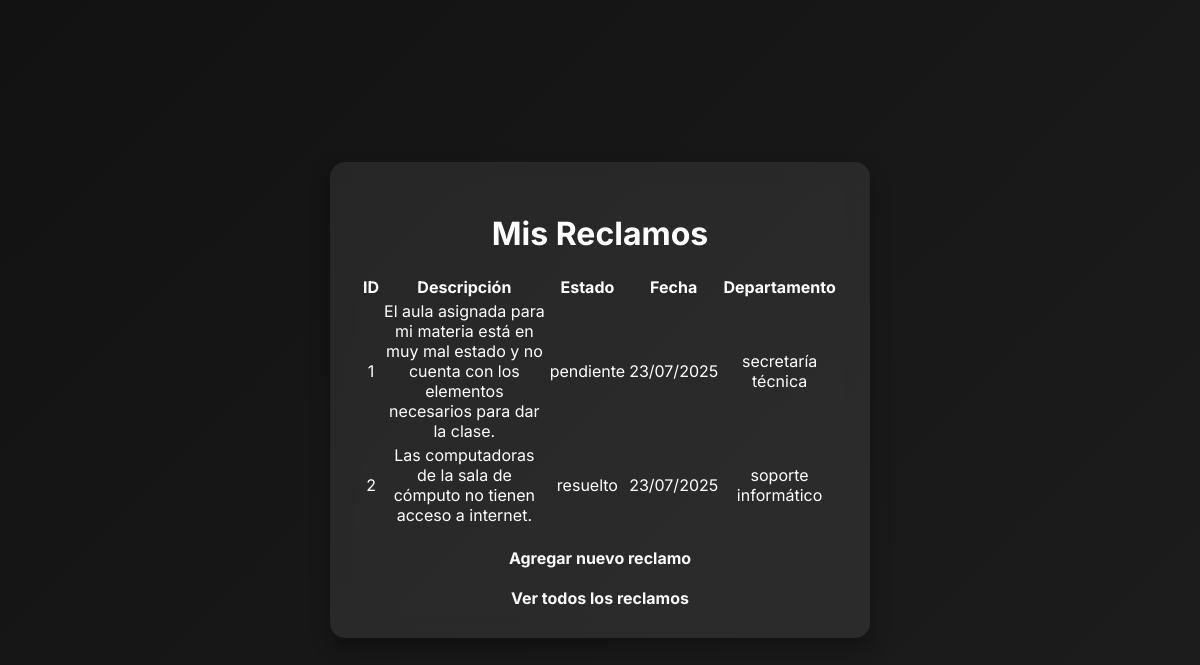
Page /mis_reclamos (signed in) on the committed database.
### modules/modelos.py (models this page shows, shortened)
class ModeloReclamo(Base):
    __tablename__= 'reclamos'
    id= Column(Integer, primary_key=True)
    descripcion= Column(String(1000), nullable=False)
    estado= Column(String(50), default="pendiente") #El estado. Puede ser Pendiente, o Resuelto
    departamento= Column(String(100), nullable=False)
    fecha_creacion= Column(DateTime, default=datetime.utcnow)
    fecha_resolucion= Column(DateTime, nullable=True)
    id_usuario= Column(Integer, ForeignKey('usuarios.id')) #Reclamo ligado a usuario
    foto = Column(String(255), nullable=True)

### server.py (the view)
@app.route('/mis_reclamos')
@login_required
def mis_reclamos():
    usuario_id=int(current_user.id)
    todos=gestor_reclamos.obtener_todos_los_reclamos()
    propios= [r for r in todos if r.id_usuario ==usuario_id]
    return render_template("mis_reclamos.html", lista_reclamos=propios)

### modules/dominio.py (called while the page is built)
    @property
    def id(self):
        return self.__id

    @property
    def descripcion(self):
        return self.__descripcion

    @property
    def estado(self):
        return self.__estado

    @property
    def id_usuario(self):
        return self.__id_usuario

    @property
    def departamento(self):
        return self.__departamento

    @property
    def fecha_creacion(self):
        return self.__fecha_creacion

    @id.setter
    def id(self, p_id):
        if p_id is not None and not isinstance(p_id, int):
            raise ValueError("El id debe ser un número entero")
        self.__id=p_id

    @descripcion.setter
    def descripcion(self, p_descripcion):
        if not isinstance(p_descripcion, str) or p_descripcion.strip() == "":
            raise ValueError("La descripcion no puede estar vacía")
        self.__descripcion= p_descripcion.strip()

    @estado.setter
    def estado(self, p_estado):
        if p_estado not in ["pendiente", "resuelto", "en proceso","inválido"]:
            raise ValueError("El estado debe ser 'pendiente', 'resuelto', 'en proceso' o 'invalido'")
        self.__estado=p_estado

    @id_usuario.setter
    def id_usuario(self, p_id_usuario):
        if  p_id_usuario is not None and not isinstance(p_id_usuario, int):
            raise ValueError("El ID de usuario debe ser un número entero")
        self.__id_usuario=p_id_usuario

    @departamento.setter
    def departamento(self, p_departamento):
        if not isinstance(p_departamento, str) or p_departamento.strip()== "":
            raise ValueError("El departamento no puede estar vacío")
        self.__departamento=p_departamento

    @fecha_creacion.setter
    def fecha_creacion(self, p_fecha_creacion):
        self.__fecha_creacion= p_fecha_creacion

    @foto.setter
    def foto(self, p_foto):
        self.__foto=p_foto

    @fecha_resolucion.setter
    def fecha_resolucion(self, p_fecha_resolucion):
        self.__fecha_resolucion= p_fecha_resolucion

    @property
    def id(self):
        return self.__id

    @property
    def nombre(self):
        return self.__nombre

    @property
    def apellido(self):
        return self.__apellido

    @property
    def username(self):
        return self.__username

    @property
    def email(self):
        return self.__email

    @property
    def password(self):
        return self.__password

    @property
    def rol(self):
        return self.__rol

    @property
    def departamento(self):
        return self.__departamento

### templates/mis_reclamos.html (shortened to what this page needs)
<!DOCTYPE html>
<html lang="es">
<head>
    <link rel="stylesheet" type="text/css" href="{{ url_for('static', filename='style.css') }}">
</head>
<body>
    <div class="container">
        <h1>Mis Reclamos</h1>
        {% if lista_reclamos %}
            <table class="styled-table">
                <thead>
                    <tr>
                        <th>ID</th>
                        <th>Descripción</th>
                        <th>Estado</th>
                        <th>Fecha</th>
                        <th>Departamento</th>
                    </tr>
                </thead>
                <tbody>
                    {% for reclamo in lista_reclamos %}
                    <tr>
                        <td>{{ reclamo.id }}</td>
                        <td>{{ reclamo.descripcion }}</td>
                        <td><span class="status {{ reclamo.estado }}">{{ reclamo.estado }}</span></td>
                        <td>{{ reclamo.fecha_creacion.strftime('%d/%m/%Y') }}</td>
                        <td>{{ reclamo.departamento }}</td>
                    </tr>
                    {% endfor %}
                </tbody>
            </table>
        {% else %}
            <p>No tienes reclamos registrados.</p>
        {% endif %}
        <div class="button-container">
            <a href="{{ url_for('agregar_reclamo') }}" class="btn-add">Agregar nuevo reclamo</a>
            <a href="{{ url_for('listar_reclamos') }}" class="btn-back">Ver todos los reclamos</a>
        </div>
    </div>
</body>
</html>

### static/style.css (style rules this page uses)
body { font-family: 'Inter', sans-serif; background: linear-gradient(135deg, #121212, #1d1d1d); color: #ffffff; margin: 0; display: flex; justify-content: center; align-items: center; min-height: 100vh; }
.container { width: 40%; padding: 30px; background: rgba(255, 255, 255, 0.08); box-shadow: 0px 10px 20px rgba(0, 0, 0, 0.3); border-radius: 15px; backdrop-filter: blur(12px); text-align: center; transition: all 0.3s ease-in-out; }
a { color: #f8f9fa; text-decoration: none; font-weight: bold; display: block; margin-top: 20px; transition: 0.3s; }

### rows in the picture
ModeloReclamo: id "1", descripcion "El aula asignada para mi materia está en muy mal estado y no cuenta con los elementos necesarios para dar la clase.", estado "pendiente", fecha_creacion "23/07/2025", departamento "secretaría técnica"
ModeloReclamo: id "2", descripcion "Las computadoras de la sala de cómputo no tienen acceso a internet.", estado "resuelto", fecha_creacion "23/07/2025", departamento "soporte informático"
